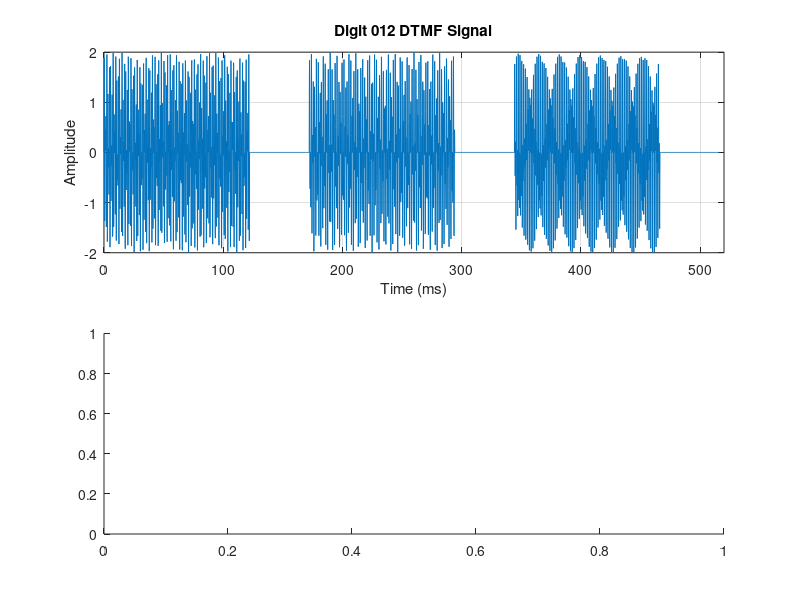

Here is the MATLAB script that generated this plot: (Note: this script raises an error after producing the figure.)
% Digit 012 Spectrogram

N = 0:999;          % Sample indices
Fs = 8192;          % Sampling frequency (Hz)
t = N/Fs;           % Time vector (s)

% Define DTMF frequencies for digits 0-9 [low freq, high freq]
dtmf = [
    941, 1336;      % 0
    697, 1209;      % 1
    697, 1336;      % 2
    697, 1477;      % 3
    770, 1209;      % 4
    770, 1336;      % 5
    770, 1477;      % 6
    852, 1209;      % 7
    852, 1336;      % 8
    852, 1477       % 9
];

dialed_digits = [0, 1, 2];
full_signal = [];                               % Matrix to store dialed digits
silence = zeros(1, round(0.05*Fs));             % Add silence after the digit
dtmf_freq = zeros(length(dialed_digits), 2);    % Pre-allocate matrix
digit_num = [];                                 % Store Digit 012 numbers

for digit = dialed_digits
    dtmf_signal = sin(2*pi*dtmf(digit+1, 1) * t) + ...
        sin(2*pi*dtmf(digit+1, 2) * t);                     % Sum of 2 sine waves
    full_signal = [full_signal, dtmf_signal, silence];      % Append to full signal (3-digit signal)
end


%-----------------------------------------------
% Create a subplot for 3-digit DTMF time and freq domain signal
time = (length(full_signal)-1)/Fs;                      % Total time of full signal
time_axis = linspace(0, time, length(full_signal));     % Time axis for the full signal

% Plot time domain for 3-digit DTMF signal
figure('Position', [0, 0, 830, 740]);
subplot(2,1,1);
plot(time_axis*1000, full_signal);      % Convert to ms
% Add labels and titles
xlabel('Time (ms)');
ylabel('Amplitude');
title('Digit 012 DTMF Signal');
grid on;
xlim([0, 520]);

% Plot freq domain for 3-digit DTMF signal
subplot(2,1,2);
[P, F] = pspectrum(full_signal, Fs, 'Leakage', 1, ...       % Leakage = 1 to use a rectangular window and improve freq res
    'FrequencyLimits', [650, 1500]);
plot(F, 10*log10(P));
% Add labels and titles
xlabel('Frequency (Hz)');
ylabel('Power Spectrumn (dB)');
title('Digit 012 Power Spectrum');
grid on;
xlim([650, 1500]);


%-----------------------------------------------
% Create a subplot for power spectra of Digits 0-2
figure('Position', [0, 0, 1500, 1000]);
for i = 1:length(dialed_digits)
    digit = dialed_digits(i);
    dtmf_signal = sin(2*pi*dtmf(digit+1, 1) * t) + sin(2*pi*dtmf(digit+1, 2) * t);
    full_signal = [full_signal, dtmf_signal, silence];
       
    % Compute power spectrum
    [P, F] = pspectrum(dtmf_signal, Fs);
    valid_idx = F >= 600 & F <= 1500;
    F = F(valid_idx);       % Keep only freqs 600-1500 Hz based on valid_idx
    P = P(valid_idx);

    % Find DTMF peaks for each digit signal
    [~, locs] = findpeaks(P, 'SortStr', 'descend', 'NPeaks', 2);
    peak_freqs = sort(F(locs));
    dtmf_freq(i,:) = peak_freqs;
    digit_num = [digit_num; digit];

    % Create a subplot for each digit power spectrum
    subplot(length(dialed_digits), 1, i);
    % Plot each digit's spectrum & DTMF peaks in dB
    spectrum = plot(F, 10*log10(P));
    hold on;
    dtmf_peaks = plot(dtmf_freq(i,:), 10*log10(P(locs)), 'o');
    hold off;
    
    % Add labels and titles
    xlabel('Frequency (Hz)');
    ylabel('Power (dB)');
    xlim([600, 1600]);
    title(['Digit ', num2str(digit), ' Power Spectrum']);
    grid on;
    % Digit's DTMF and legend
    digit_dtmf = sprintf('%d Hz & %d Hz', round(dtmf_freq(i,1)), round(dtmf_freq(i,2)));
    legend([spectrum, dtmf_peaks], 'Power Spectrum', ...
        ['Digit ', num2str(digit), '''s DTMF (', digit_dtmf, ')']);
end

% Display Digits 0-2's DTMF
freq_table = table(digit_num, round(dtmf_freq(:,1)), round(dtmf_freq(:,2)), ...
    'VariableNames', {'Digit', 'Low Frequency (Hz)', 'High Frequency (Hz)'});
disp('Digits'' DTMF:');
disp(freq_table);


%-----------------------------------------------
% Create a subplot for 3-digit DTMF signal spectrogram w/ diff parameters
% Spectrogram 1: No F_res & 0% overlap, 'pspectrum' will find a good balance bet freq and time res according to the 3-digit signal length
figure('Position', [0, 0, 830, 740]);
subplot(2,2,1);
pspectrum(full_signal,Fs,"spectrogram",Leakage=1,OverlapPercent=0, ...      % 0% overlap to see the signal duration and locations in time
    MinThreshold=-10,FrequencyLimits=[650, 1500]);                          % MinThreshold = -10dB to visualize the main freq components
% Add labels and titles
xlabel('Time (ms)');
ylabel('Frequency (kHz)');
xlim([0, 0.5]);

%{
Experiment w/ 'pspectrum' for trading off time and freq res to get best representation of 3-digit signal

'pspectrum' Parameters
- FrequencyResolution - Controls window length
    Low F_res - Short window (choppy transitions) & good T_res
    High F_res - Longer window (smooth transitions) & poor T_res
- MinThreshold - Min power limit that will be filtered on the spectrogram (e.g., -10 dB)
- OverlapPercent - Each window overlaps the % specified in the prev window & the remaining overlap % will be in the new window
    Low % - Longer T_res and uses a diff data as the prev window
    High % - Smaller T_res and uses the same data as the prev window
%}

% Spectrogram 2: F_res = 50 Hz & 50% overlap (common overlap)
subplot(2,2,2);
pspectrum(full_signal,Fs,"spectrogram",FrequencyResolution=50, ...
    OverlapPercent=50,MinThreshold=-60,FrequencyLimits=[650, 1500])         % MinThreshold = -60dB to remove unwanted background content
% Add labels and titles
xlabel('Time (ms)');
ylabel('Frequency (kHz)');
xlim([0.02, 0.5]);

% Spectrogram 3: F_res = 40 Hz & 99% overlap to smooth out the time windows, only 1% new data per window
subplot(2,2,3);
pspectrum(full_signal,Fs,"spectrogram",FrequencyResolution=40, ...
    OverlapPercent=99,MinThreshold=-60,FrequencyLimits=[650, 1500])
% Add labels and titles
xlabel('Time (ms)');
ylabel('Frequency (kHz)');
xlim([0.03, 0.5]);

% Spectrogram 4: F_res = 150 Hz & 99% overlap
subplot(2,2,4);
pspectrum(full_signal,Fs,"spectrogram",FrequencyResolution=150, ...
    OverlapPercent=99,MinThreshold=-60,FrequencyLimits=[650, 1500])
% Add labels and titles
xlabel('Time (ms)');
ylabel('Frequency (kHz)');
xlim([0.01, 0.5]);
